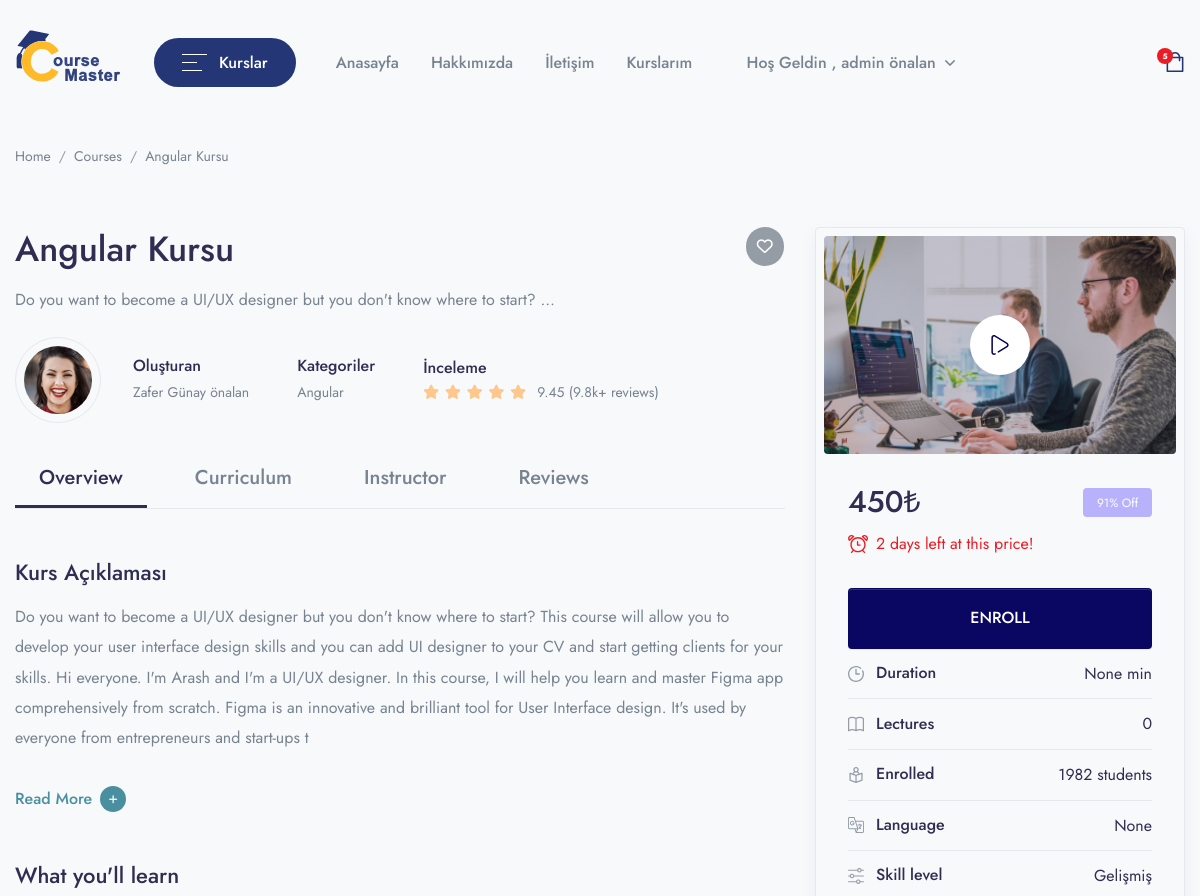
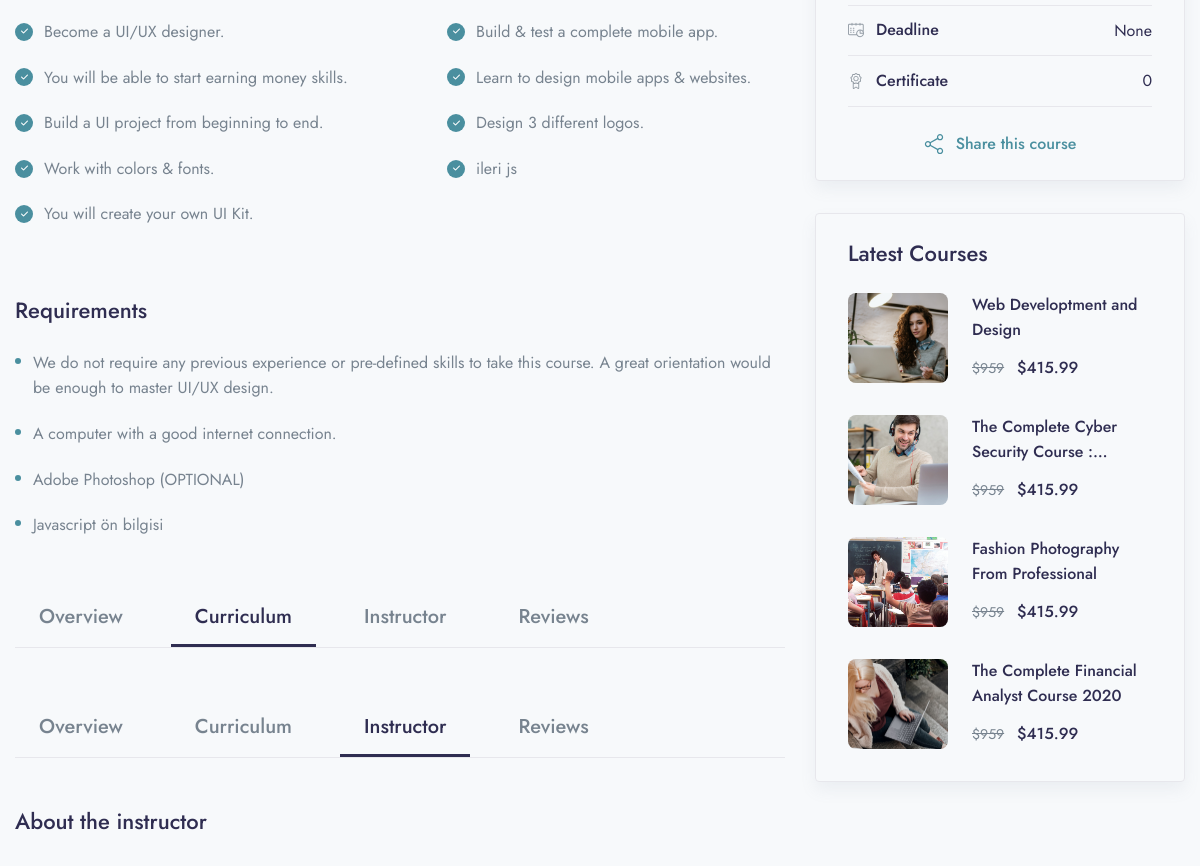
Before: /course/angular-kursu (signed in, upper part) with the older database file (2 pictures, top to bottom).
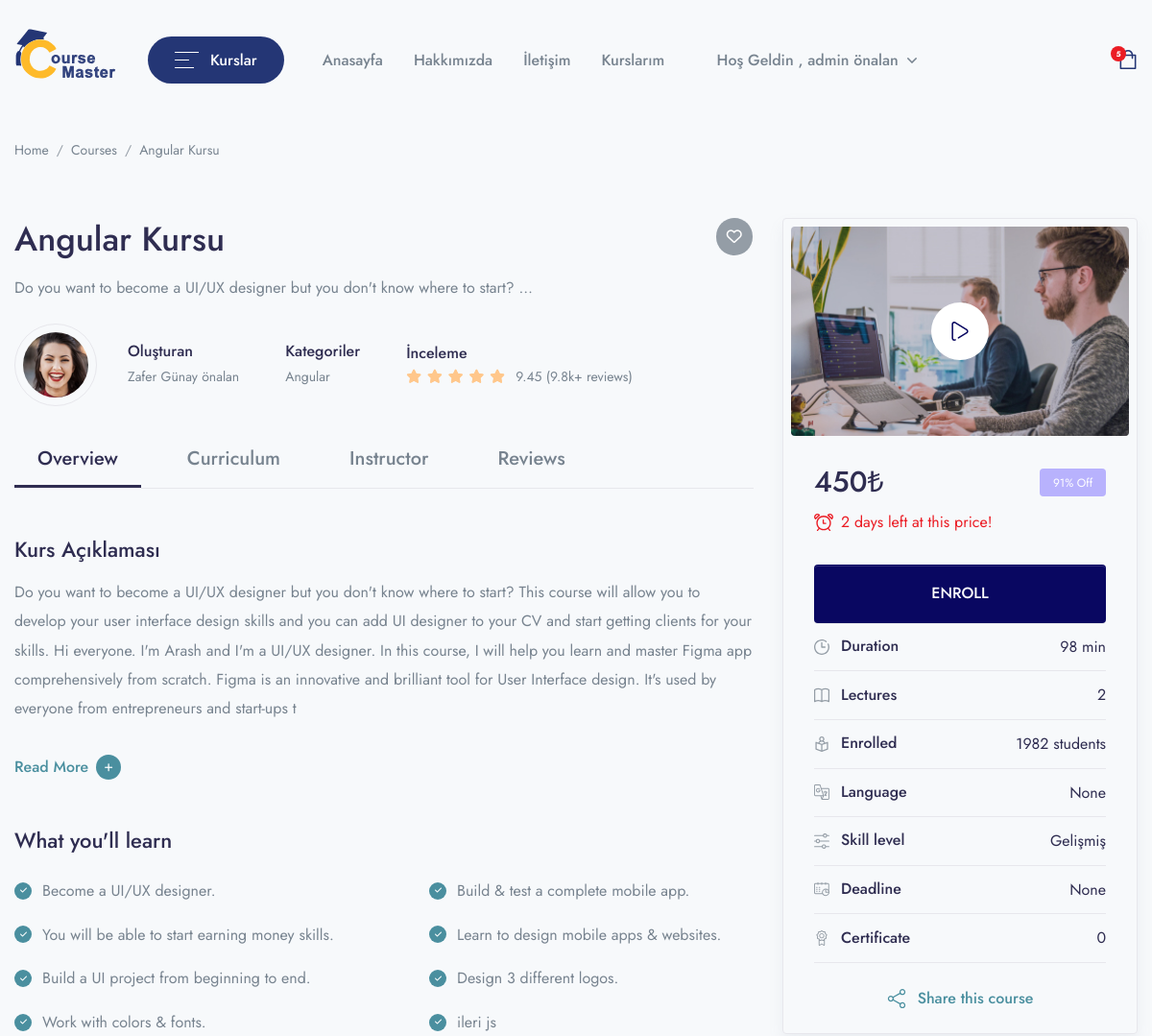
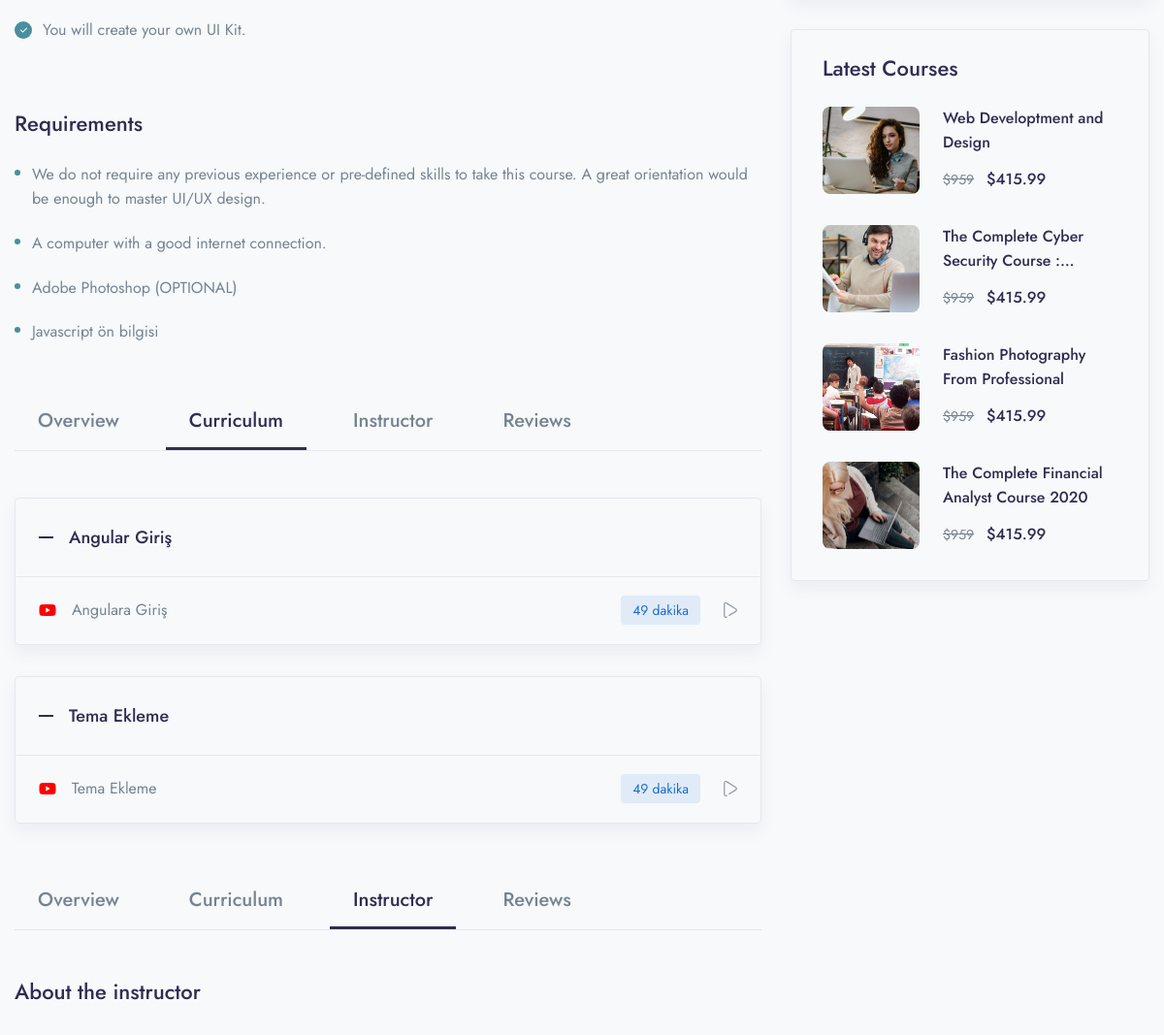
After: the same page with the newer database file (2 pictures, top to bottom).
### app/models.py (models this page shows, shortened)
class What_you_learn(models.Model):
    course = models.ForeignKey(Course,on_delete=models.CASCADE)
    points = models.CharField(max_length=500)

class Requirements(models.Model):
    course = models.ForeignKey(Course,on_delete=models.CASCADE)
    points = models.CharField(max_length=500)

class Course(models.Model):
    STATUS = (
        ('PUBLISH','PUBLISH'),
        ('DRAFT','DRAFT'),
    )
    featured_image = models.ImageField(upload_to="Media/featured_img",null=True)
    featured_video = models.CharField(max_length = 300, null=True)
    title = models.CharField(max_length=500)
    created_at = models.DateField(auto_now_add=True)
    author = models.ForeignKey(Author,on_delete=models.CASCADE,null=True)
    category =models.ForeignKey(Categories,on_delete=models.CASCADE)
    level=models.ForeignKey(Level,on_delete=models.CASCADE,null=True)
    description = models.TextField()
    price = models.IntegerField(null=True,default=0)
    discount = models.IntegerField(null=True)
    language=models.ForeignKey(Language,on_delete=models.CASCADE,null=True)
    Deadline=models.CharField(max_length=100,null=True)
    slug = models.SlugField(default='',max_length=500,null=True,blank=True)
    status=models.CharField(choices=STATUS,max_length=100,null=True)
    Certificate=models.CharField(null=True,max_length=100)

class Author(models.Model):
    author_profile = models.ImageField(upload_to="Media/author")
    name = models.CharField(max_length=100, null=True)
    about_author = models.TextField()

class Categories(models.Model):
    icon = models.CharField(max_length=200,null=True)
    name = models.CharField(max_length=200)
    def __str__(self):
        return self.name
    def get_all_category(self):
        return Categories.objects.all().order_by("id")

class Level(models.Model):
    name=models.CharField(max_length=100)

class Lesson(models.Model):
    course = models.ForeignKey(Course, on_delete = models.CASCADE)
    name = models.CharField(max_length=200)

class Video(models.Model):
    serial_number = models.IntegerField(null=True)
    thumbnail = models.ImageField(upload_to="Media/Yt_Thumbnail", null=True)
    course = models.ForeignKey(Course,on_delete=models.CASCADE)
    lesson = models.ForeignKey(Lesson, on_delete=models.CASCADE)
    title = models.CharField(max_length=100)
    youtube_id = models.CharField(max_length=200)
    time_duration = models.IntegerField(null=True)
    preview = models.BooleanField(default=False)

### CourseMasterApp/views.py (the view)
# urls.py: path('course/<slug:slug>',views.COURSE_DETAILS,name='course_details'),
def COURSE_DETAILS(request,slug):
    category = Categories.get_all_category(Categories)
    time_duration=Video.objects.filter(course__slug=slug).aggregate(sum=Sum('time_duration'))
    course_id=Course.objects.get(slug=slug)
    try:
        check_enroll=UserCource.objects.get(user=request.user,course=course_id)
    except UserCource.DoesNotExist:
        check_enroll=None
    course = Course.objects.filter(slug=slug)
    if course.exists():
        course = course.first()
    else:
        return redirect('404')
    context = {
        'course':course,
        'category':category,
        'time_duration':time_duration,
        'check_enroll':check_enroll
    }
    return render(request,"course/course_details.html",context)

### app/templatetags/course_tags.py (called while the page is built)
@register.simple_tag
def discount_calculation(price,discount):
    if discount is None or discount == 0:
        return price
    sellprice = price
    sellprice = price - (price * discount/100)
    return math.floor(sellprice)

### templates/course/course_details.html (shortened to what the changed rows need)
{% extends 'base.html' %}
{% load static %}
{% load course_tags %}
{% block content %}
<div class="container">
  <nav class="mb-5 mb-md-8 mt-2" aria-label="breadcrumb">
    <ol class="breadcrumb breadcrumb-scroll">
      <li class="breadcrumb-item">
        <a class="text-gray-800" href="#"> Home </a>
      </li>
      <li class="breadcrumb-item">
        <a class="text-gray-800" href="#"> Courses </a>
      </li>
      <li class="breadcrumb-item text-gray-800 active" aria-current="page">
        {{course.title}}
      </li>
    </ol>
  </nav>
</div>
<div class="container">
  <div class="row mb-8">
    <div class="col-lg-8 mb-6 mb-lg-0 position-relative">
      <h1 class="me-7 me-xl-14">
        {{course.title}}
      </h1>
      <p class="me-xl-13 mb-5">
        {{course.description|truncatewords:15}}
      </p>
      <a href="#"
        class="badge badge-lg badge-rounded-circle badge-secondary font-size-base badge-float badge-float-inside top-0 text-white">
        <i class="far fa-heart"></i>
      </a>
      <div class="d-md-flex align-items-center mb-5">
        <div class="border rounded-circle d-inline-block mb-4 mb-md-0 me-md-6 me-lg-4 me-xl-6">
          <div class="p-2">
            <img src="/{{course.author.author_profile}}" alt="..." class="rounded-circle" width="68" height="68" />
          </div>
        </div>
        <div class="mb-4 mb-md-0 me-md-8 me-lg-4 me-xl-8">
          <h6 class="mb-0">Oluşturan</h6>
          <a href="#" class="font-size-sm text-gray-800">{{course.author.name}}</a>
        </div>
        <div class="mb-4 mb-md-0 me-md-8 me-lg-4 me-xl-8">
          <h6 class="mb-0">Kategoriler</h6>
          <a href="#" class="font-size-sm text-gray-800">{{course.category}}</a>
        </div>
        <div class="mb-4 mb-md-0 me-md-6 me-lg-4 me-xl-6">
        </div>
      </div>
      <div id="Overview" class="mb-8">
        <ul class="nav course-tab-v1 border-bottom h4 mb-8">
          <li class="nav-item">
          </li>
          <li class="nav-item">
          </li>
          <li class="nav-item">
          </li>
          <li class="nav-item">
          </li>
        </ul>
        <h3 class="">Kurs Açıklaması</h3>
        <p class="mb-6 line-height-md">{{course.description|slice:"0:494"}}</p>
        <a class="text-teal read-more h6 d-inline-block mb-8" data-bs-toggle="collapse" href="#readcollapseExample"
          role="button" aria-expanded="false" aria-controls="readcollapseExample">
          <span class="d-inline-flex align-items-center more">
          </span>
        </a>
        <h3 class="mb-5">What you'll learn</h3>
        <div class="row row-cols-lg-2 mb-8">
          <div class="col-md">
            <ul class="list-style-v1 list-unstyled">
              {% for learn in course.what_you_learn_set.all|slice:"0:5" %}
              <li>{{learn.points}}</li>
              {% endfor %}
            </ul>
          </div>
          <div class="col-md">
            <ul class="list-style-v1 list-unstyled ms-xl-6">
              {% for learn in course.what_you_learn_set.all|slice:"5:12" %}
              <li>{{learn.points}}</li>
              {% endfor %}
            </ul>
          </div>
        </div>
        <h3 class="mb-5">Requirements</h3>
        <ul class="list-style-v2 list-unstyled">
          {% for requirement in course.requirements_set.all %}
          <li>{{requirement.points}}</li>
          {% endfor %}
        </ul>
      </div>
      <div id="Curriculum" class="mb-8">
        <ul class="nav course-tab-v1 border-bottom h4 mb-8">
        </ul>
        <div id="accordionCurriculum">
          {% for lesson in course.lesson_set.all %}
          <div class="border rounded shadow mb-6 overflow-hidden">
            <div class="d-flex align-items-center" id="curriculumheadingOne">
              <h5 class="mb-0 w-100">
                <button
                  class="d-flex align-items-center p-5 min-height-80 text-dark fw-medium collapse-accordion-toggle line-height-one"
                  type="button" data-bs-toggle="collapse" data-bs-target="#id{{lesson.id}}" aria-expanded="true"
                  aria-controls="CurriculumcollapseOne">
                  <span class="me-4 text-dark d-flex">
                    <svg width="15" height="2" viewBox="0 0 15 2" fill="none" xmlns="http://www.w3.org/2000/svg">
                      <rect width="15" height="2" fill="currentColor" />
                    </svg>
                  </span>
                  {{lesson.name}}
                </button>
              </h5>
            </div>
            {% for video in lesson.video_set.all %}
            <div id="id{{video.lesson.id}}" class="collapse show" aria-labelledby="curriculumheadingOne"
              data-parent="#accordionCurriculum">
              <div class="border-top px-5 py-4 min-height-70 d-md-flex align-items-center">
                <div class="d-flex align-items-center me-auto mb-4 mb-md-0">
                  <div class="text-secondary d-flex">
                    <i class="fa fa-youtube-play" aria-hidden="true" style="color: red;"></i>
                  </div>
                  <div class="ms-4">{{video.title}}</div>
                </div>
                <div class="d-flex align-items-center overflow-auto overflow-md-visible flex-shrink-all">
                  <div class="badge btn-blue-soft me-5 font-size-sm fw-normal py-2">
                    {{video.time_duration}} dakika
                  </div>
                  <a href="#" class="text-secondary d-flex">
                  </a>
                </div>
              </div>
            </div>
            {% endfor %}
          </div>
          {% endfor %}
        </div>
      </div>
      <div id="Instructor" class="mb-8">
        <ul class="nav course-tab-v1 border-bottom h4 mb-8">
        </ul>
        <h3 class="mb-6">About the instructor</h3>
      </div>
    </div>
    <div class="col-lg-4">
      <div class="d-block rounded border p-2 shadow mb-6">
        <div class="pt-5 pb-4 px-5 px-lg-3 px-xl-5">
          {% if course.price == 0 %}
          <div class="d-flex align-items-center mb-2">
            <ins class="h2 mb-0 text-primary">Free</ins>
            <div class="badge badge-lg badge-purple text-white ms-auto fw-normal">
              {{course.discount}}% Off
            </div>
          </div>
          {% else %}
          <div class="d-flex align-items-center mb-2">
            <ins class="h2 mb-0">{% discount_calculation course.price course.discount %}₺</ins>
            <div class="badge badge-lg badge-purple text-white ms-auto fw-normal">
              91% Off
            </div>
          </div>
          {% endif %}
          <ul class="list-group list-group-flush">
            <li class="list-group-item d-flex align-items-center py-3" style="background-color:#F7F9FB">
              <div class="text-secondary d-flex icon-uxs">
              </div>
              <h6 class="mb-0 ms-3 me-auto">Duration</h6>
              <span>{{time_duration.sum}} min</span>
            </li>
            <li class="list-group-item d-flex align-items-center py-3" style="background-color:#F7F9FB">
              <div class="text-secondary d-flex icon-uxs">
              </div>
              <h6 class="mb-0 ms-3 me-auto">Lectures</h6>
              <span>{{course.video_set.all.count}}</span>
            </li>
            <li class="list-group-item d-flex align-items-center py-3" style="background-color:#F7F9FB">
              <div class="text-secondary d-flex icon-uxs">
              </div>
              <h6 class="mb-0 ms-3 me-auto">Language</h6>
              <span>{{course.language}}</span>
            </li>
            <li class="list-group-item d-flex align-items-center py-3" style="background-color:#F7F9FB">
              <div class="text-secondary d-flex icon-uxs">
              </div>
              <h6 class="mb-0 ms-3 me-auto">Skill level</h6>
              <span>{{course.level.name}}</span>
            </li>
            <li class="list-group-item d-flex align-items-center py-3" style="background-color:#F7F9FB">
              <div class="text-secondary d-flex icon-uxs">
              </div>
              <h6 class="mb-0 ms-3 me-auto">Deadline</h6>
              <span>{{course.Deadline}}</span>
            </li>
            <li class="list-group-item d-flex align-items-center py-3" style="background-color:#F7F9FB">
              <div class="text-secondary d-flex icon-uxs">
              </div>
              <h6 class="mb-0 ms-3 me-auto">Certificate</h6>
              <span>{{course.Certificate}}</span>
            </li>
          </ul>
        </div>
      </div>
    </div>
  </div>
</div>
{% endblock %}

Changed rows visible on the page:
computed for Course "Angular Kursu": video_set.all.count "0" → "2"
added Lesson: name "Angular Giriş"
added Video: title "Angulara Giriş", time_duration "49", shown under "Angular Giriş"
added Lesson: name "Tema Ekleme"
added Video: title "Tema Ekleme", time_duration "49"
Other visible differences:
{{ time_duration.sum }}: "None" → "98"
